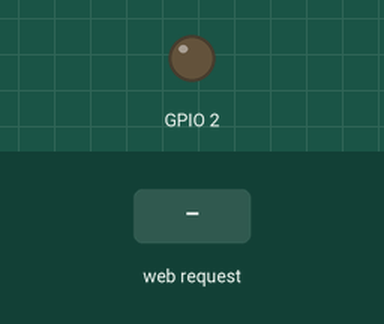
This program was run on a simulated ESP32. On the bench: output pins drawn as LEDs (lit = HIGH). Inputs (shaded band) come from the test bench. WiFi joins after 1.5 s; servers stay silent unless stated; what the program prints to the serial monitor is not drawn.

Above: at 2.7 s.
2.8 s: HTTP request GET /H received
At 3.3 s:
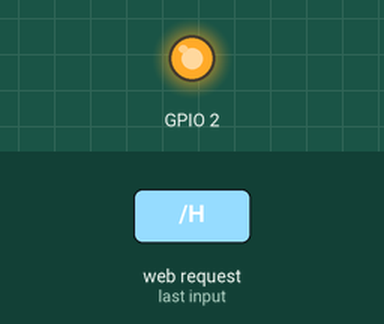
4.3 s: HTTP request GET /L received
At 5.6 s:
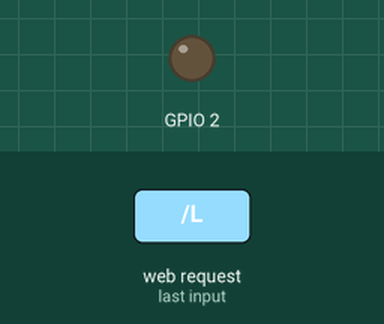
Timing chart, 0 to 7.3 s (numbered marks = the images above; inputs shaded):
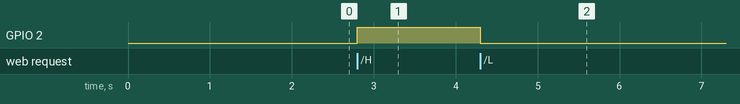

The program:

main.cpp
```cpp
#include <Arduino.h>
#include <WiFi.h>

const char* ssid     = "ze-amanueal";
const char* password = "Ab1234567";

WiFiServer server(80);

void setup()
{
    Serial.begin(115200);
    pinMode(2, OUTPUT);

    delay(10);

    Serial.println();
    Serial.println();
    Serial.print("Connecting to ");
    Serial.println(ssid);

    WiFi.begin(ssid, password);

    while (WiFi.status() != WL_CONNECTED) {
        delay(500);
        Serial.print(".");
    }

    Serial.println("");
    Serial.println("WiFi connected.");
    Serial.println("IP address: ");
    Serial.println(WiFi.localIP());

    server.begin();

}

int value = 0;
String light1 = "Click <a href=\"/H\">here to turn the lamp on.</a><br>";
String light2 = "Click <a href=\"/L\">here to turn the lamp off.</a><br>";

void loop(){
 WiFiClient client = server.available();

  if (client) {
    Serial.println("New Client.");
    String currentLine = "";
    while (client.connected()) {
      if (client.available()) {
        char c = client.read();
        Serial.write(c);
        if (c == '\n') {


          if (currentLine.length() == 0) {

            client.println("HTTP/1.1 200 OK");
            client.println("Content-type:text/html");
            client.println();


            client.print(light1);
            client.print(light2);


            client.println();

            break;
          } else {
            currentLine = "";
          }
        } else if (c != '\r') {
          currentLine += c;
        }

        if (currentLine.endsWith("GET /H")) {
          digitalWrite(2, HIGH);// GET /H turns the LED on
          Serial.println("led on");
        }
        if (currentLine.endsWith("GET /L")) {
          digitalWrite(2, LOW);                // GET /L turns the LED off
          Serial.println("led off");
        }
      }
    }
    client.stop();
    Serial.println("Client Disconnected.");
  }
}
```

Measured:
- after the input at 2.8 s, GPIO 2: LOW → HIGH at once
- after the input at 4.3 s, GPIO 2: HIGH → LOW at once
